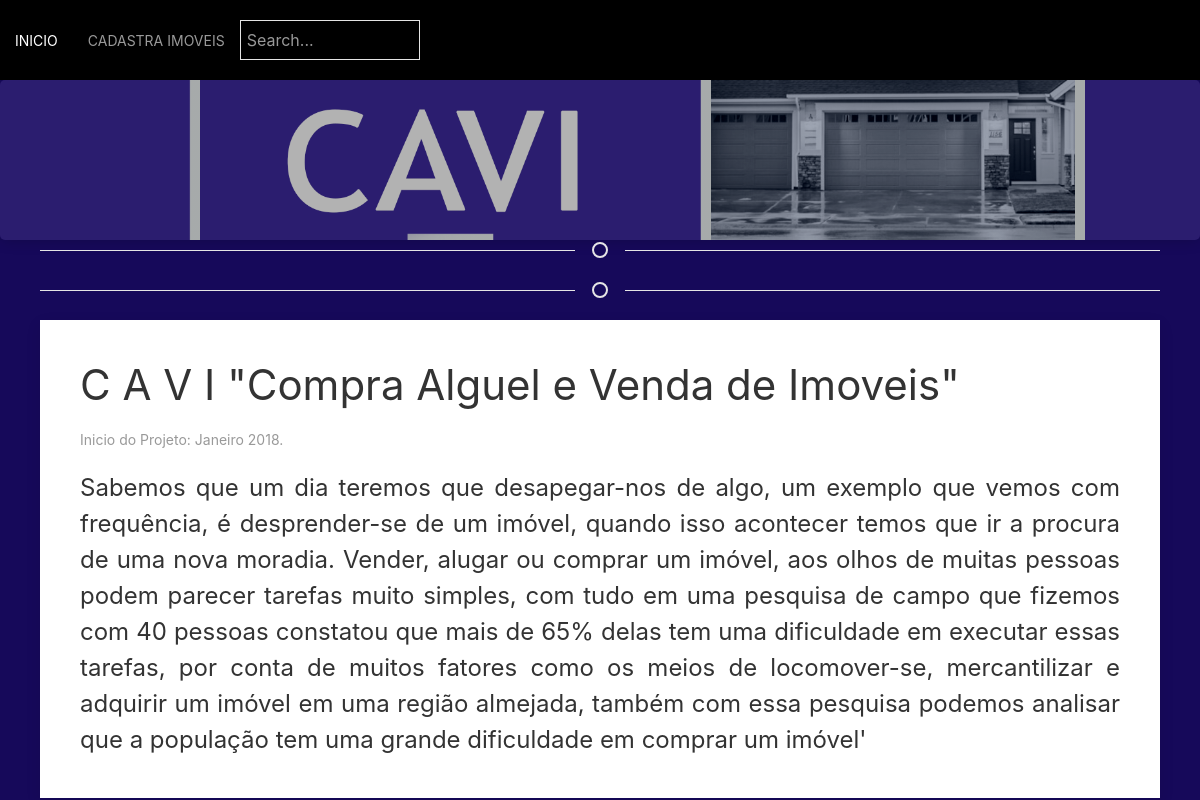
/BD/index.php?filtro=Indubrasil, run on an earlier commit of the app's database.
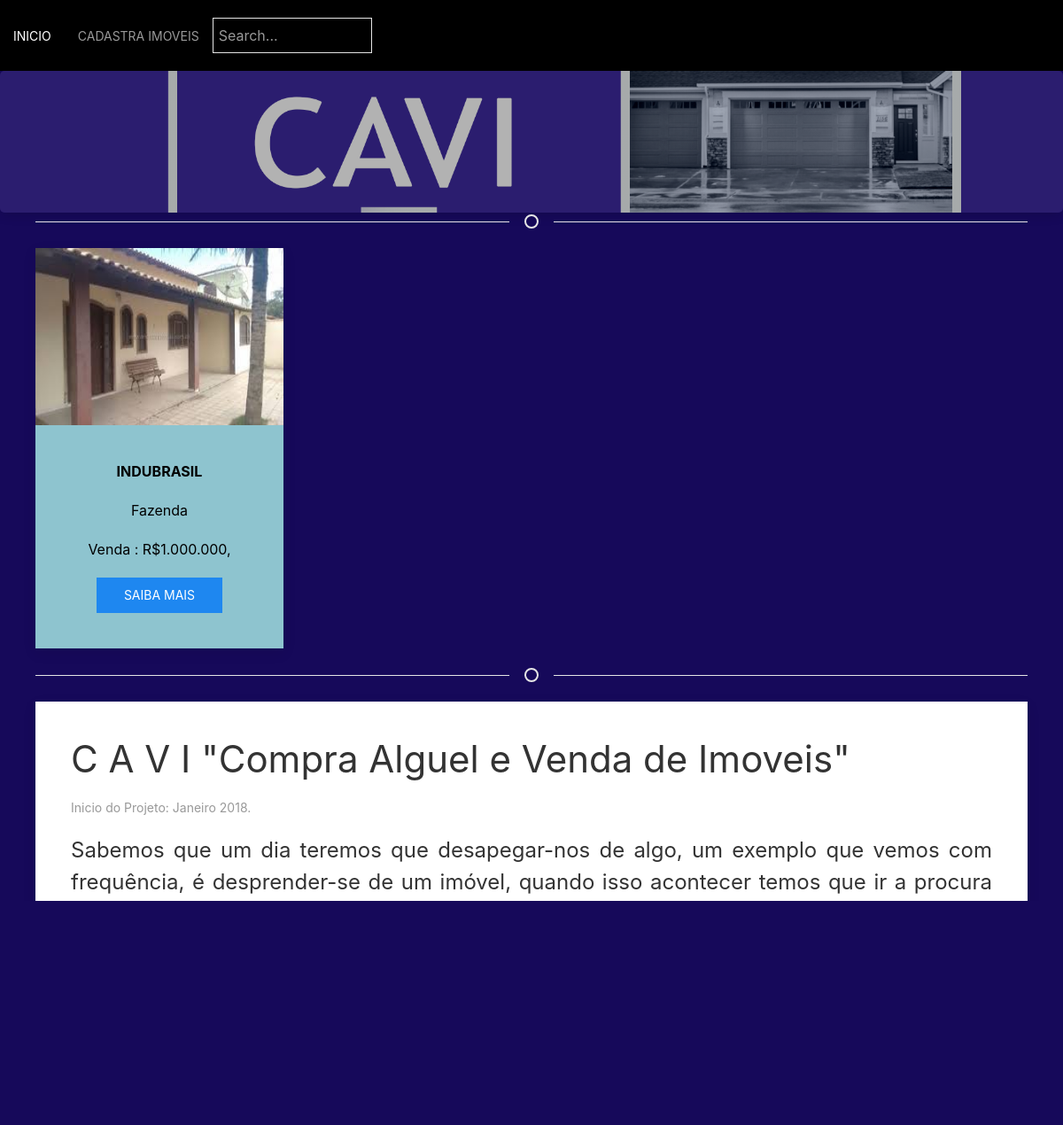
And on a later commit of the database.
### tables this page shows
CREATE TABLE `imoveis` (
  `id` int(11) NOT NULL,
  `nome_do_vendedor` varchar(50) DEFAULT NULL,
  `bairro` varchar(20) DEFAULT NULL,
  `rua` varchar(20) DEFAULT NULL,
  `publicação` datetime DEFAULT NULL,
  `imagem` varchar(30) DEFAULT NULL,
  `categoria` varchar(17) DEFAULT NULL,
  `tipo_de_anuncio` varchar(10) DEFAULT NULL,
  `valor` varchar(10) DEFAULT NULL,
  `descricao` varchar(250) DEFAULT NULL
);

### BD/index.php (the view, shortened to what this page needs)
<?php
	include_once("includes/processos_php/conexao.php");
?>
<!DOCTYPE html>
<html>
	<head>
		<?php
			include_once 'head.php';
		?>
	</head>
	<body class="uk-img">
		<?php
			include_once 'menu.php';
		?>
		<div class="card-category" style="background-image: linear-gradient(rgba(0,0,0,0.3), rgba(0,0,0,0.3)), url(IMAGENS/banner2.png)">
		</div>
		<div class="uk-container">
			<hr class="uk-divider-icon">
			<div class="uk-child-width-1-2@s uk-child-width-1-4@m uk-text-center" uk-grid>
				<?php
					$filtro = isset($_GET['filtro'])?$_GET['filtro']:"";
					$sql = "SELECT * FROM imoveis where bairro like '%$filtro%'";
					$consulta = mysqli_query($conexao,$sql);
					while ($exibirRegistros = mysqli_fetch_array($consulta)) {
				?>
					<div>
				        <div>
				        	<div class="uk-card uk-card-red">
					            <div class="uk-card-media-top">
					                <img src="includes/processos_php/foto/<?php echo $exibirRegistros["imagem"]; ?>" style="width:100%;height: 200px;">
					            </div>
					            <div class="uk-card-body">
					                <p class="uk-text-bold uk-text-truncate" ><?php echo mb_strtoupper($exibirRegistros["bairro"]); ?></p>
					                <p><?php echo $exibirRegistros["categoria"]; ?></p>
					                <p class="uk-text-truncate">
					                	<?php echo $exibirRegistros["tipo_de_anuncio"]; ?> : R$<?php echo $exibirRegistros["valor"]; ?>
					                </p>
					                	<a href="imovel.php?id=<?php echo $exibirRegistros['id_imovel']; ?>" class="uk-button uk-button-primary">Saiba Mais</a>
					            </div>
			        		</div>
			    		</div>
				    </div>
			<?php } ?>
		</div>
		<hr class="uk-divider-icon">
		<div class="uk-container uk-margin">
				<article class="uk-article uk-card uk-card-default uk-card-body">
				    <h1 class="uk-article-title"><a class="uk-link-reset" href="">C A V I "Compra Alguel e Venda de Imoveis"</a></h1>
				    <p class="uk-article-meta">Inicio do Projeto: Janeiro 2018.<p>
				    <p class="uk-text-lead uk-text-justify">Sabemos que um dia teremos que desapegar-nos de algo, um exemplo que vemos com frequência, é desprender-se de um imóvel, quando isso acontecer temos que ir a procura de uma nova moradia. Vender, alugar ou comprar um imóvel, aos olhos de muitas pessoas podem parecer tarefas muito simples, com tudo em uma pesquisa de campo que fizemos com 40 pessoas constatou que mais de 65% delas tem uma dificuldade em executar essas tarefas, por conta de muitos fatores como os meios de locomover-se, mercantilizar e adquirir um imóvel em uma região almejada, também com essa pesquisa podemos analisar que a população tem uma grande dificuldade em comprar um imóvel'</p>
				</article>
				</div>
	</div>
	</body>
</html>

What changed in the data, as far as the page shows it:
added imoveis: imagem (picture), bairro "INDUBRASIL", categoria "Fazenda", tipo_de_anuncio "Venda", valor "1.000.000,"
